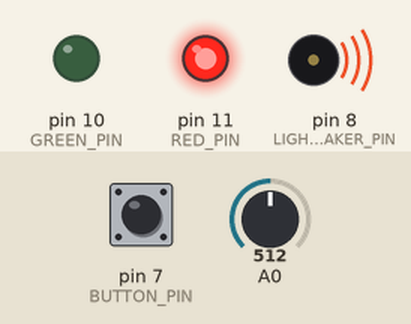
This sketch was run on a simulated Arduino Uno, built with avr-gcc and run on an emulated ATmega328P. Shown: output pins drawn as LEDs (lit = HIGH), buzzer (waves = sounding). Dashed ring = blinking. The test bench sets the inputs (shaded band); at power-on: pin 7 (BUTTON_PIN) HIGH, A0 = 512.

Above: at 6.2 s.
6.3 s: pin 7 (BUTTON_PIN) pulled LOW for 3.2 s
At 7.1 s:
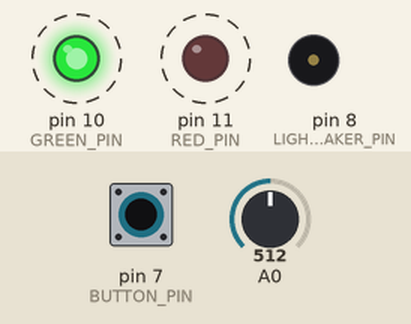
11.0 s: pin 7 (BUTTON_PIN) pulled LOW for 0.15 s
At 12.1 s:
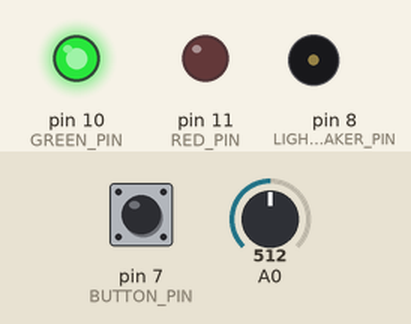
12.6 s: pin 7 (BUTTON_PIN) pulled LOW for 1 s
At 13.4 s:
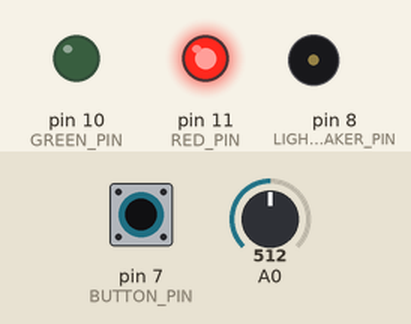
Timing chart, 0 to 15.6 s (numbered marks = the images above; inputs shaded):
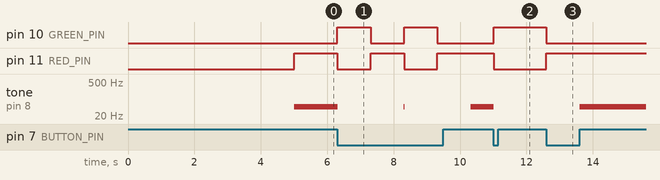

Measured:
- after the input at 6.3 s, pin 10 (GREEN_PIN), pin 11 (RED_PIN): alternates HIGH for 1.0 s and LOW for 1.0 s, starting at once; tone on pin 8 (LIGHT_SPEAKER_PIN): alternates 49 Hz for 0.02 s and silent for 2.0 s, starting at once
- after the input at 11.0 s, pin 10 (GREEN_PIN): LOW → HIGH at once; pin 11 (RED_PIN): HIGH → LOW at once; tone on pin 8 (LIGHT_SPEAKER_PIN): 49 Hz → silent at once
- after the input at 12.6 s, pin 10 (GREEN_PIN): HIGH → LOW at once; pin 11 (RED_PIN): LOW → HIGH at once; tone on pin 8 (LIGHT_SPEAKER_PIN): silent → 49 Hz after 1.0 s

The sketch:

Theremin.ino
```cpp
#define RED_PIN  11
#define GREEN_PIN  10

#define BUTTON_PIN 7

#define LIGHT_SPEAKER_PIN 8

int sensorValue;
int sensorLow = 1023;
int sensorHigh = 0;

int LIGHT_MODE = 1;

void setup() {

  pinMode(RED_PIN, OUTPUT );
  pinMode(GREEN_PIN, OUTPUT );

  pinMode(BUTTON_PIN, INPUT);

  digitalWrite( RED_PIN, LOW );
  digitalWrite( GREEN_PIN, LOW );

  while (millis() < 5000) {

    sensorValue = analogRead(A0);
    if (sensorValue > sensorHigh ) {
      sensorHigh = sensorValue;
    }
    if (sensorValue < sensorLow ) {
      sensorLow = sensorValue;
    }

  }

  digitalWrite( RED_PIN, HIGH );

}

void loop() {

  if ( !digitalRead(BUTTON_PIN) ) {
    if ( LIGHT_MODE == 1 ) {
      LIGHT_MODE = 0;
      digitalWrite( RED_PIN, LOW );
      digitalWrite( GREEN_PIN, HIGH );
    } else {
      LIGHT_MODE = 1;
      digitalWrite( RED_PIN, HIGH );
      digitalWrite( GREEN_PIN, LOW );
    }
    delay(1000);
  }

  if ( LIGHT_MODE ) {
    sensorValue = analogRead(A0);
    int pitch = map (sensorValue, sensorLow, sensorHigh, 50, 1200);
    tone(LIGHT_SPEAKER_PIN,pitch,20);
    delay(10);
  } else {

  }

}
```
